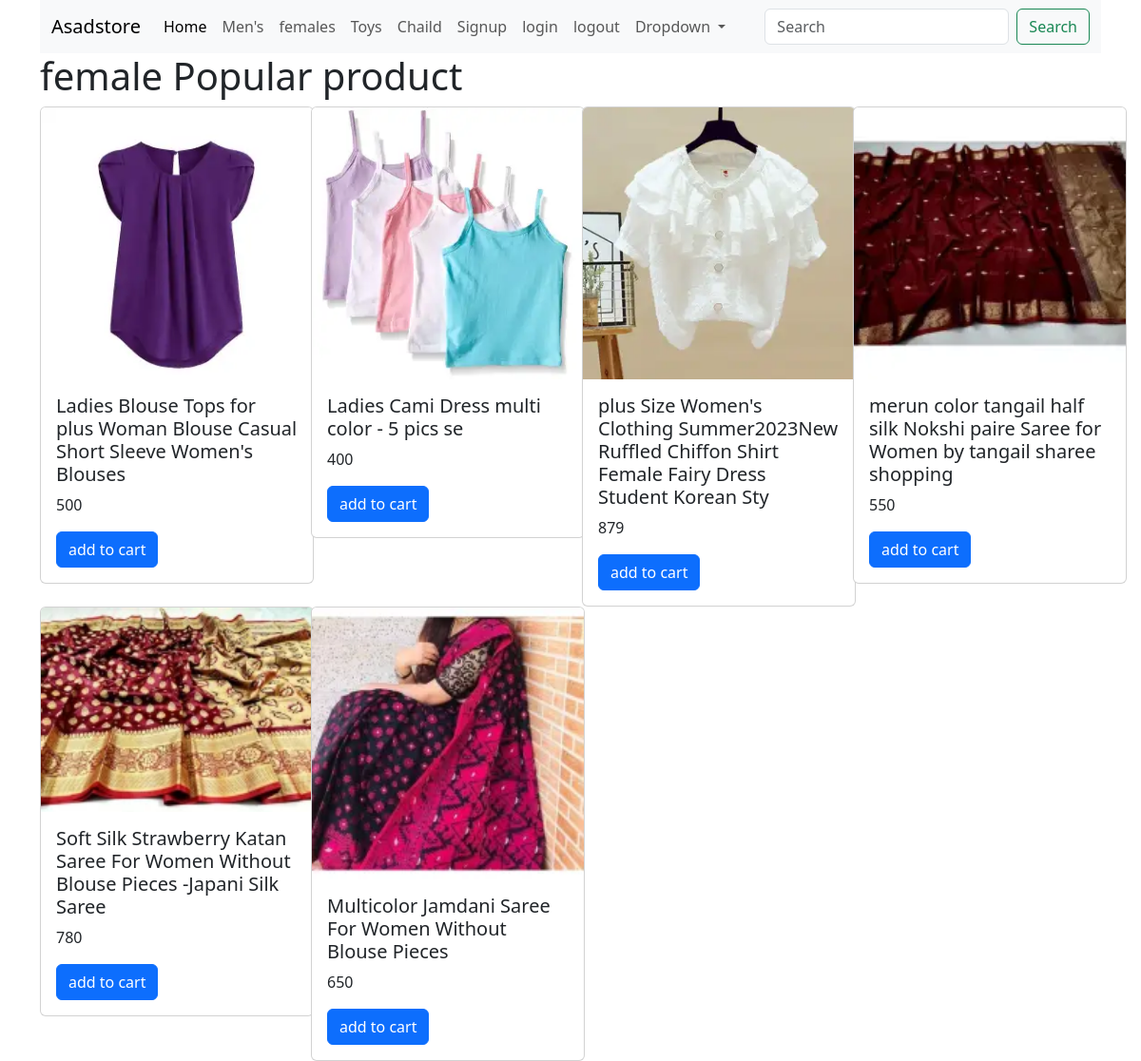
The app's page /females with its own data.
### appstore/models.py (models this page shows, shortened)
class Product(models.Model):
    name=models.CharField(max_length=100)
    description=HTMLField()
    image=models.ImageField(upload_to="image",null=True)
    type=models.ForeignKey( Catagory, on_delete=models.CASCADE,)
    price=models.IntegerField()

### appstore/views.py (the view)
# urls.py: path('females',views.females,name="females"),
def females(request):
    females=Product.objects.filter(type__name="Female")
    return render(request,'femals.html',{'females':females})

### appstore/templates/femals.html
{% extends "base.html" %}
{% load static %}
{% block content %}
    <section>
        <div>
            <h1>female Popular product </h1>
            <div class="d-flex row">
            {% for p in females %}
                {% include "includes/cards.html" %}
            {% endfor %}
            </div>
        </div>
    </section>
{% endblock content %}

### appstore/templates/includes/cards.html
<div class="col-3 ">
    <div class="card" style="width: 18rem;">
        <a href="{% url "details" p.id %}"><img src="{{p.image.url}}" class="card-img-top" alt="..."></a>
        <div class="card-body">
          <a class='nav-link active ' href="{% url "details" p.id %}"><h5 class="card-title"> {{p.name}} </h5></a>
          <p class="card-text"> {{p.price}} </p>
          <a href="#" class="btn btn-primary">add to cart</a>
        </div>
      </div>
</div>

### records on screen
Product: image (picture), name "Ladies Blouse Tops for plus Woman Blouse Casual Short Sleeve Women's Blouses", price "500"
Product: image (picture), name "Ladies Cami Dress multi color - 5 pics se", price "400"
Product: image (picture), name "plus Size Women's Clothing Summer2023New Ruffled Chiffon Shirt Female Fairy Dress Student Korean Sty", price "879"
Product: image (picture), name "merun color tangail half silk Nokshi paire Saree for Women by tangail sharee shopping", price "550"
Product: image (picture), name "Soft Silk Strawberry Katan Saree For Women Without Blouse Pieces -Japani Silk Saree", price "780"
Product: image (picture), name "Multicolor Jamdani Saree For Women Without Blouse Pieces", price "650"
